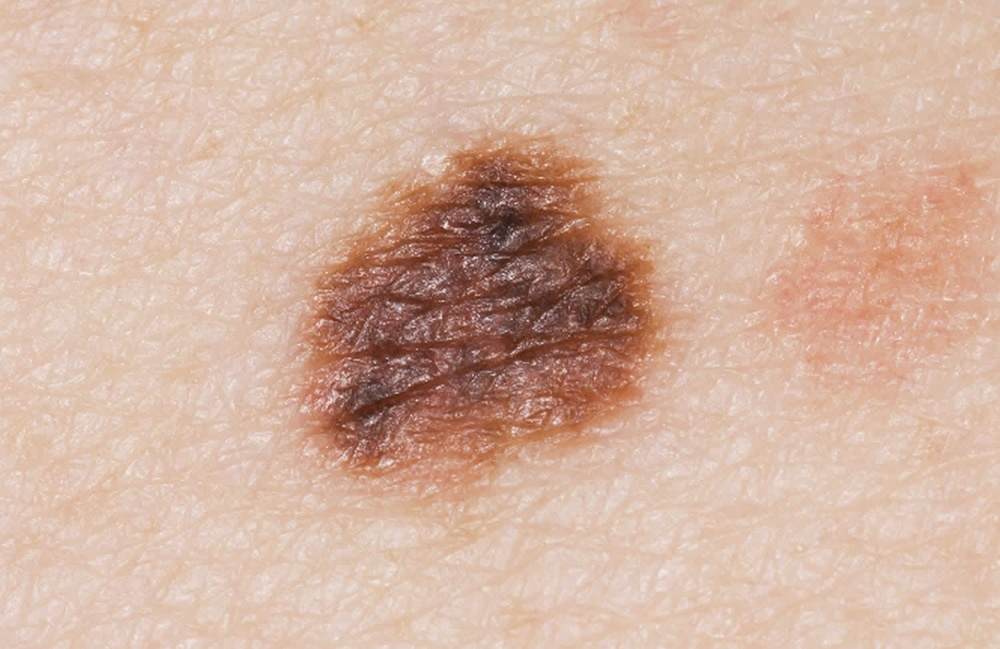
#> input picture datasetLunares/dysplasticNevi/train/dysplasticNevi1.jpg, 1000 x 649 px, shrunk from 1500 x 974 before the run, found by its file name; the run also reads 1 picture not shown here
$ jupyter execute clasificadorLunares.ipynb
#> lines starting #> are read from the running program, lines starting #| are printed output that depends on the picture; after the words box and inside, x2 and y2 are one past the last pixel; in counts of white or black regions, pixels touching at a corner belong together
[cell 1]
import numpy as np
import cv2
import matplotlib.pyplot as plt

[cell 2]
import constant

[cell 3]
img_path = constant.LOCAL_PATH + "datasetLunares/dysplasticNevi/train/dysplasticNevi1.jpg"

[cell 4]
img = cv2.imread(img_path)
#> img is the input picture: shape (649, 1000, 3); mean B, G, R 161.1, 178.8, 212.3

[cell 5]
def getFeatures(img):
  gray = cv2.cvtColor(img,cv2.COLOR_BGR2GRAY)
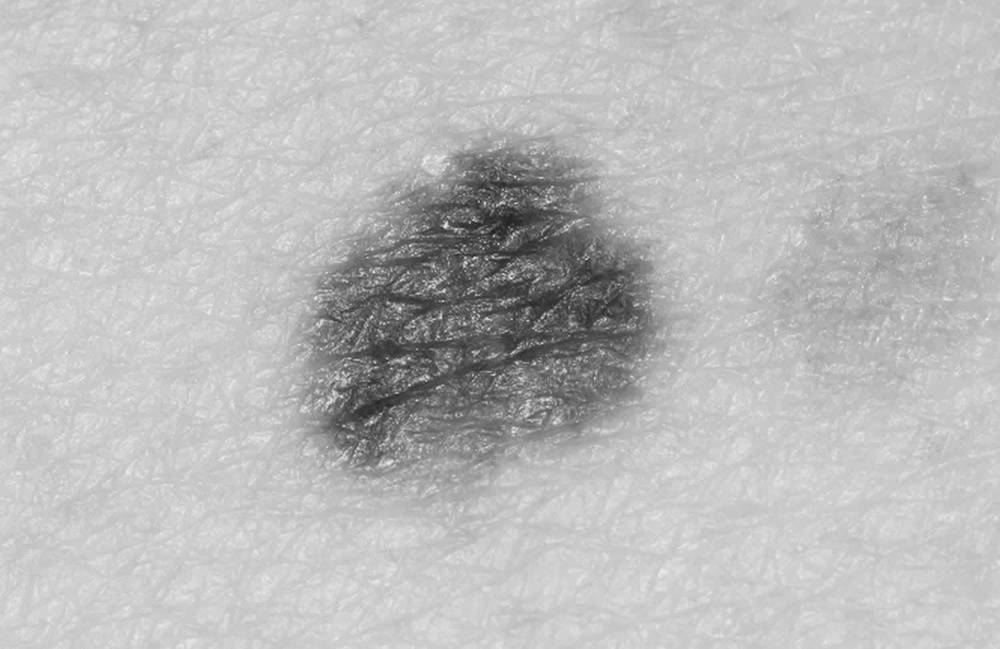
#> gray: shape (649, 1000); min 28, max 238, mean 186.8
  # buscamos el valor con el cual se diferencie el fondo de la imagen

  threshold,_ = cv2.threshold(gray,0,255,cv2.THRESH_OTSU)
#> threshold = 151

  mask = np.uint8(1*(gray<threshold))
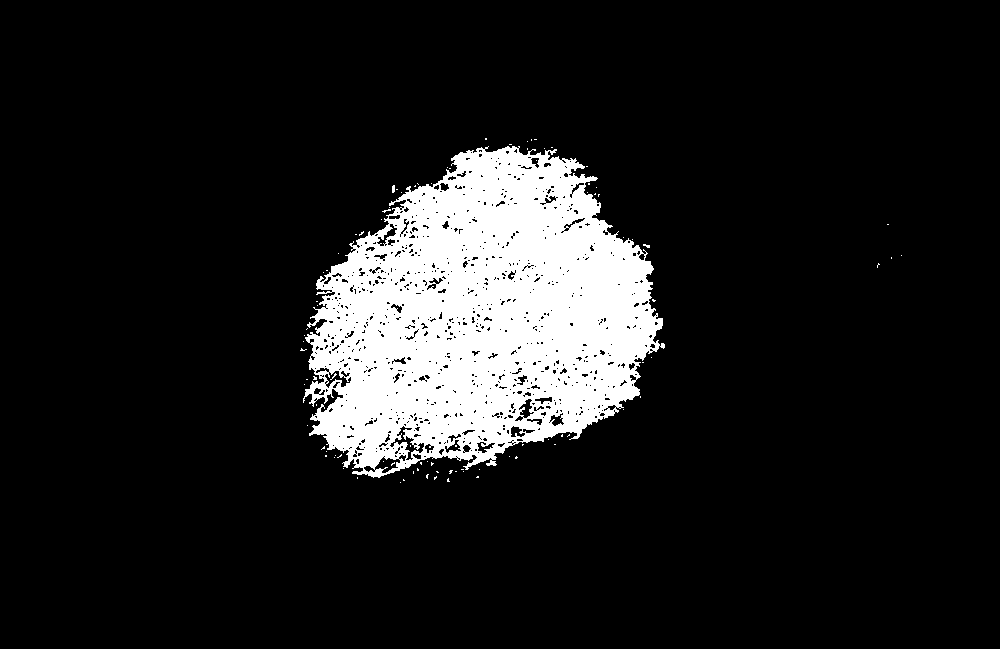
#> mask: shape (649, 1000); values 0 (black) and 1 (white), 11.9% white; 92 white regions (90 under 20 px), largest, box (x1, y1, x2, y2) and area: (303, 146, 665, 478) 77122, (392, 185, 395, 193) 22

  # obtenemos las caracteristicas de la imagen entre 0 - 1
  # promedio de azul por cada pixel
  B = (1/255)*np.sum(img[:,:,0]*mask)/np.sum(mask)
#> B = 0.286
  # promedio de verde por cada pixel
  G = (1/255)*np.sum(img[:,:,1]*mask)/np.sum(mask)
#> G = 0.354
  # promedio de rojo por cada pixel
  R = (1/255)*np.sum(img[:,:,2]*mask)/np.sum(mask)
#> R = 0.565

  return [B,G,R]

[cell 6]
import glob

[cell 7]
paths = [
    constant.LOCAL_PATH + "datasetLunares/dysplasticNevi/train/",
    constant.LOCAL_PATH + "datasetLunares/spitzNevus/train/"
]

[cell 8]
feactures = []
labels = []

[cell 9]
for label, path in enumerate(paths):
    for filename in glob.glob(path+"*.jpg"):
        img=cv2.imread(filename)
        feactures.append(getFeatures(img))
        labels.append(label)
#> pass 2 of the loop `for label, path in enumerate(paths):`:
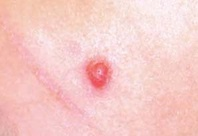
#> input picture datasetLunares/spitzNevus/train/spitzNevus5.jpg, 198 x 136 px, shrunk from 297 x 204 before the run
#> img is the input picture: shape (136, 198, 3); mean B, G, R 200.3, 203.5, 246.3
#> in getFeatures (call 4), `gray = cv2.cvtColor(img,cv2.COLOR_BGR2GRAY)`:
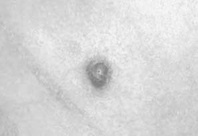
#> gray: shape (136, 198); min 123, max 248, mean 215.9
#> threshold = 215
#> in getFeatures (call 4), `mask = np.uint8(1*(gray<threshold))`:
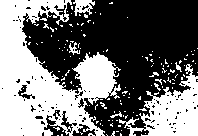
#> mask: shape (136, 198); values 0 (black) and 1 (white), 44.8% white; 146 white regions (137 under 20 px), largest, box (x1, y1, x2, y2) and area: (0, 0, 121, 136) 8660, (119, 64, 198, 136) 2491, (73, 0, 95, 16) 204
#> B = 0.722
#> G = 0.736
#> R = 0.956

[cell 10]
features = np.array(feactures)
# por facilidad del modelo es mejor dejar los labels entre -1 y 1
labels = 2*np.array(labels)-1

[cell 11]
# visualización de las caracteristicas en un plano 3Dob
fig=plt.figure()
ax=fig.add_subplot(111,projection='3d')

for i, feature_row in enumerate(features):
    if labels[i]==-1:
        ax.scatter(feature_row[0],feature_row[1],feature_row[2],marker='*', c='k')
    else:
        ax.scatter(feature_row[0],feature_row[1],feature_row[2],marker='*', c='r')

ax.set_xlabel('B')
ax.set_ylabel('G')
ax.set_zlabel('R')
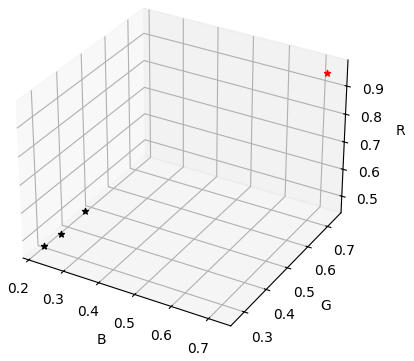
#> figure drawn by matplotlib, 1 panel

[cell 12]
subFeatures=features[:,1::]
loss=[]

[cell 13]
# error en funcion de las constantes del hiperplano
for w1 in np.linspace(-6,6,100):
    for w2 in np.linspace(-6,6,100):
        totalError=0
        for i,feature_row in enumerate(subFeatures):
            sample_error= (w1*feature_row[0]+w2*feature_row[1]-labels[i])**2
            totalError+=sample_error
        loss.append([w1,w2,totalError])

loss = np.array(loss)

[cell 14]
from matplotlib import cm
fig=plt.figure()
ax1=fig.add_subplot(111,projection='3d')

ax1.plot_trisurf(loss[:,0],loss[:,1],loss[:,2],cmap=cm.jet, linewidth=0)
ax1.set_xlabel('w1')
ax1.set_ylabel('w2')
ax1.set_zlabel('loss')
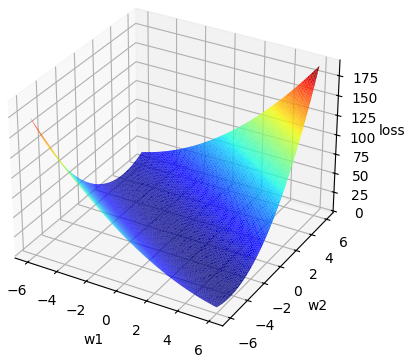
#> figure drawn by matplotlib, 1 panel

[cell 15]
#calculo del hiperplano que separa las dos clases de forma optima
A=np.zeros((4,4))
b=np.zeros((4,1))

for i, feature_row in enumerate(features):
    x=np.append([1],feature_row)
    x= x.reshape((4,1))
    y=labels[i]
    A=A+x*x.T
    b=b+x*y

invA=np.linalg.inv(A)

W=np.dot(invA,b)

[cell 16]
# plot del plano que separa los dos diferentes tipos
X=np.arange(0,1,0.1)
Y=np.arange(0,1,0.1)
X,Y=np.meshgrid(X,Y)

Z=-(W[1]*X+W[2]*Y+W[0])/W[3]

fig, ax = plt.subplots(subplot_kw={"projection": "3d"})

ax.plot_surface(X,Y,Z, cmap=cm.Blues)
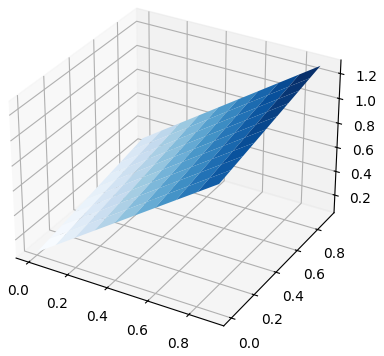
#> figure drawn by matplotlib, 1 panel

[cell 17]
#error de entrenamiento

prediction = 1*(W[0] + np.dot(features,W[1::]))>=0

prediction = 2*prediction-1

error=np.sum(prediction != labels.reshape(-1,1))/len(labels)

efectividad = 1-error

print(error, "vs", efectividad)

[cell 18]
#prediccion para una imagen

path_img= constant.LOCAL_PATH + 'datasetLunares/spitzNevus/train/spitzNevus5.jpg'

img=cv2.imread(path_img)

feature_vector=np.array(getFeatures(img))
#> feature_vector = [0.722, 0.736, 0.956]

result=np.sign(W[0]+np.dot(feature_vector,W[1::]))

if result == -1:
    print("es un dysplasticNevi")
else:
    print("es un spitzNevus")
